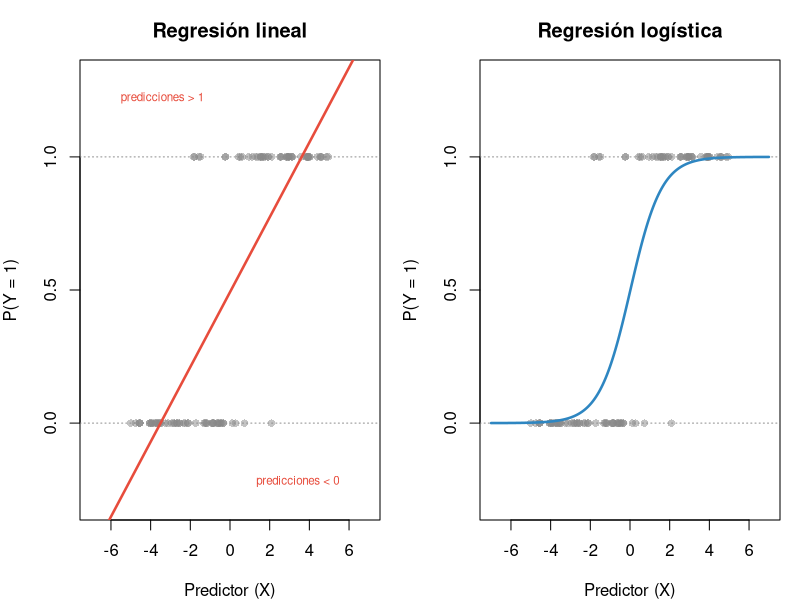
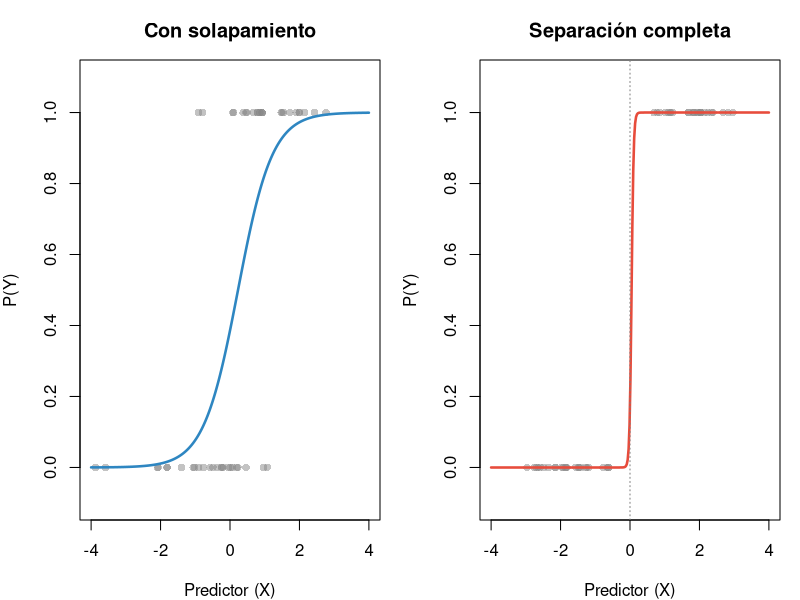

Source code (R) for these figures, in order:
## -----------------------------------------------------------------------------
#| label: fig-logistica-funcion
#| echo: false
#| fig-cap: "Comparación entre la regresión lineal y la logística sobre una respuesta binaria (0/1). Con la **regresión lineal** (izquierda), la recta ajustada produce **predicciones imposibles** —menores que 0 y mayores que 1—, fuera del rango de una probabilidad. La **regresión logística** (derecha) emplea la función logística (sigmoide), que mantiene la probabilidad predicha acotada entre 0 y 1."
#| fig-width: 9
#| fig-height: 4

set.seed(123)
n <- 100
x <- runif(n, -5, 5)
y <- rbinom(n, 1, plogis(1.1 * x))         # respuesta binaria simulada

mod_lin <- lm(y ~ x)                        # regresión lineal
mod_log <- glm(y ~ x, family = binomial)    # regresión logística
xs <- seq(-7, 7, length.out = 200)

par(mfrow = c(1, 2), mar = c(4, 4, 3, 1))

# Regresión lineal: la recta se sale del rango [0, 1]
plot(x, y, pch = 16, col = "#88888880", ylim = c(-0.3, 1.3), xlim = c(-7, 7),
     xlab = "Predictor (X)", ylab = "P(Y = 1)", main = "Regresión lineal")
abline(h = c(0, 1), lty = 3, col = "gray55")
lines(xs, predict(mod_lin, newdata = data.frame(x = xs)),
      col = "#E74C3C", lwd = 2.5)
text(-5.5, 1.22, "predicciones > 1", col = "#E74C3C", cex = 0.7, adj = 0)
text( 5.5, -0.22, "predicciones < 0", col = "#E74C3C", cex = 0.7, adj = 1)

# Regresión logística: la curva queda acotada en [0, 1]
plot(x, y, pch = 16, col = "#88888880", ylim = c(-0.3, 1.3), xlim = c(-7, 7),
     xlab = "Predictor (X)", ylab = "P(Y = 1)", main = "Regresión logística")
abline(h = c(0, 1), lty = 3, col = "gray55")
lines(xs, predict(mod_log, newdata = data.frame(x = xs), type = "response"),
      col = "#2E86C1", lwd = 2.5)

par(mfrow = c(1, 1))


## -----------------------------------------------------------------------------
#| label: or-demo
#| message: false
library(MASS)
data(birthwt)
dat <- birthwt
dat <- within(dat, {
  ht    <- as.factor(ht); low   <- as.factor(low)
  race  <- as.factor(race); smoke <- as.factor(smoke)
  ui    <- as.factor(ui)
})

# Modelo de regresión logística simple
mod_simple <- glm(low ~ smoke, data = dat, family = binomial)
cat("=== Coeficiente (log-odds) ===\n")
coef(mod_simple)
cat("\n=== OR (exp del coeficiente) ===\n")
exp(coef(mod_simple))


## -----------------------------------------------------------------------------
#| label: epv-check
eventos <- sum(dat$low == 1)
n_predictores <- 7
EPV <- eventos / n_predictores
cat("Eventos (bajo peso):", eventos, "\n")
cat("Predictores:", n_predictores, "\n")
cat("EPV:", round(EPV, 1), "(recomendado ≥ 10)\n")


## -----------------------------------------------------------------------------
#| label: fig-separacion-completa
#| echo: false
#| fig-cap: "Efecto de la separación completa sobre el ajuste logístico. Con **solapamiento** entre las clases (izquierda), la curva logística se ajusta con normalidad. Con **separación completa** (derecha) —un hueco en el eje X entre las categorías del desenlace— la curva se vuelve casi vertical y el error estándar del coeficiente se dispara."
#| fig-width: 9
#| fig-height: 4
#| warning: false

set.seed(1)
# Clases con solapamiento (ajuste normal)
xA <- c(rnorm(25, -1, 1.3), rnorm(25, 1, 1.3)); yA <- c(rep(0, 25), rep(1, 25))
mA <- glm(yA ~ xA, family = binomial)

# Separación completa (hueco entre las clases)
xB <- c(runif(25, -3, -0.6), runif(25, 0.6, 3)); yB <- c(rep(0, 25), rep(1, 25))
mB <- glm(yB ~ xB, family = binomial)

xs <- seq(-4, 4, length.out = 300)

par(mfrow = c(1, 2), mar = c(4, 4, 3, 1))
plot(xA, yA, pch = 16, col = "#88888880", xlim = c(-4, 4), ylim = c(-0.1, 1.1),
     xlab = "Predictor (X)", ylab = "P(Y)", main = "Con solapamiento")
lines(xs, predict(mA, data.frame(xA = xs), type = "response"), col = "#2E86C1", lwd = 2.5)

plot(xB, yB, pch = 16, col = "#88888880", xlim = c(-4, 4), ylim = c(-0.1, 1.1),
     xlab = "Predictor (X)", ylab = "P(Y)", main = "Separación completa")
lines(xs, predict(mB, data.frame(xB = xs), type = "response"), col = "#E74C3C", lwd = 2.5)
abline(v = 0, lty = 3, col = "gray50")
par(mfrow = c(1, 1))
